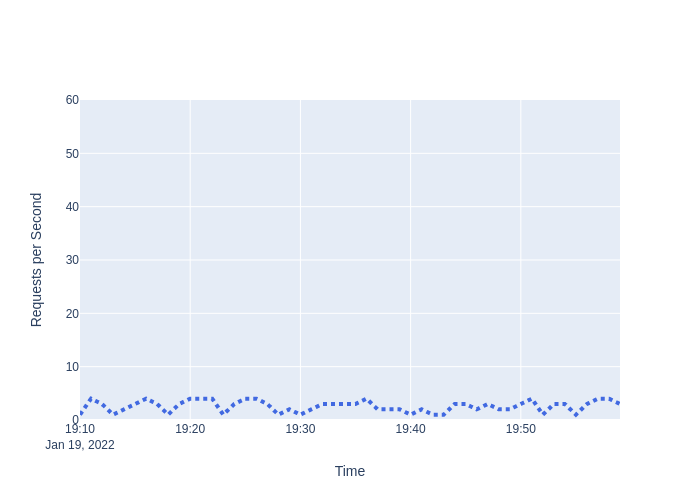

Source code (Python):
import plotly.graph_objects as go
import random 
import os

base_dir = os.path.dirname(__file__)

date_times_by_minute = [f'2022-01-19 19:{i}:00' for i in range(0, 60)]
requests_per_second = [
   # Traffic jumps between 2 and 5 requests per second for an hour
    *[random.randint(1,4) for i in range(0, 60)],
]


fig = go.Figure()
# Create and style traces
fig.add_trace(go.Scatter(x=date_times_by_minute, y=requests_per_second, name='Average Requests per Second',
                         line=dict(color='royalblue', width=4, dash='dot')))
fig.update_yaxes(anchor="x", range=[0, 60], title_text="Requests per Second")
fig.update_xaxes(title_text="Time")
fig.write_image(f"{base_dir}/lesser_used_traffic_chart.png")
